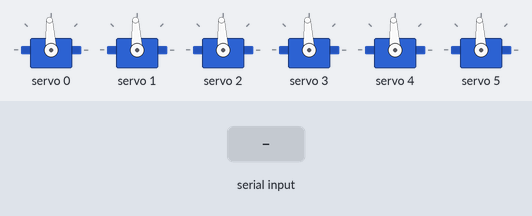
Simulated run of this sketch. Board: ESP32. Shown: 6 × servo. The inputs (shaded band) are chosen by the test bench. What the sketch prints to the serial monitor is not drawn.

Above: at 1.2 s.
1.3 s: "WAVE\n" received over Serial
2.8 s: "POINT\n" received over Serial
Timing chart, 0 to 5.8 s (numbered marks = the images above; inputs shaded):
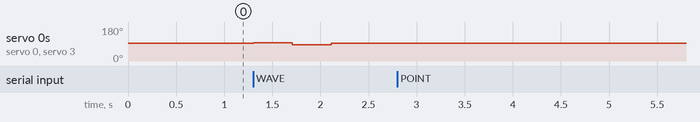

The sketch:

6_3_RobotQueSmoothFSM.ino
```cpp
/**********************************************************************
 * File       : lab6_demo_queue.ino
 * Title      : Quick-Demo – Queue Actions (2-to-6 DOF)
 * Author     : Rudy Martin / Next Shift Consulting
 **********************************************************************/

#include <Wire.h>
#include <Adafruit_PWMServoDriver.h>

/* ─────── CONFIG – edit only these two lines ────────────────────── */
#define DOF_MOTORS 6            /* 2 ≤ DOF_MOTORS ≤ 6                */
const uint8_t SERVO_CH[6] = { 0, 1, 2, 3, 4, 5 };  // PCA9685 channels

/* ─────── Safety check ──────────────────────────────────────────── */
#if DOF_MOTORS < 2 || DOF_MOTORS > 6
#error "DOF_MOTORS must be between 2 and 6"
#endif

/* ─────── Driver setup ──────────────────────────────────────────── */
constexpr uint8_t SDA_PIN = 8, SCL_PIN = 9;
Adafruit_PWMServoDriver pwm(0x40);
inline uint16_t us2t(uint16_t us){ return map(us,0,20000,0,4095); }
inline void writeUS(uint8_t ch, uint16_t us){ pwm.setPWM(ch,0,us2t(us)); }

/* ─────── Pose definition (array style) ─────────────────────────── */
struct Pose { uint16_t p[6]; uint16_t hold; };

Pose makePose(std::initializer_list<uint16_t> pulses, uint16_t ms){
  Pose po{{1500,1500,1500,1500,1500,1500}, ms};
  int i=0; for(uint16_t v: pulses) { if(i<6) po.p[i++] = v; }
  return po;
}

/* ─────── Action sequences (only first DOF_MOTORS entries used) ─── */
const Pose REST = makePose({1500,1500,1500,1500,1500,1500}, 400);

const Pose WAVE_SEQ[] = {
  makePose({1450,1500,1500,1450}, 400),
  makePose({1550,1500,1500,1550}, 400),
  makePose({1450,1500,1500,1450}, 400),
  REST
};
const Pose POINT_SEQ[] = {
  makePose({1500,1350,1650}, 600),
  REST
};

struct ActionDef { const Pose* seq; uint8_t len; };
enum ActID { WAVE, POINT, RESET };
const ActionDef ACTS[] = {
  { WAVE_SEQ , sizeof(WAVE_SEQ )/sizeof(Pose) },
  { POINT_SEQ, sizeof(POINT_SEQ)/sizeof(Pose) },
  { &REST    , 1 }
};

/* ─────── Simple circular queue ─────────────────────────────────── */
constexpr uint8_t QSZ=10; ActID q[QSZ]; uint8_t h=0,t=0;
inline bool qEmpty(){ return h==t; }
inline bool qFull(){ return uint8_t(t+1)%QSZ==h; }
bool enqueue(ActID id){ if(qFull())return false; q[t]=id;t=(t+1)%QSZ;return true; }
ActID dequeue(){ ActID id=q[h];h=(h+1)%QSZ;return id; }

/* ─────── FSM vars ──────────────────────────────────────────────── */
uint8_t poseIdx=0; unsigned long poseStart=0; bool running=false;
const ActionDef* cur=nullptr;

/* ─────── Helper: write a whole pose safely ─────────────────────── */
void loadPose(const Pose& po){
  for(uint8_t i=0;i<DOF_MOTORS;i++) writeUS(SERVO_CH[i], po.p[i]);
  poseStart = millis();
}

/* ─────── Arduino setup ─────────────────────────────────────────── */
void setup(){
  Serial.begin(115200);
  Wire.begin(SDA_PIN,SCL_PIN);
  pwm.begin(); pwm.setPWMFreq(50);
  loadPose(REST);
  Serial.println(F("Demo ready – type comma words (wave,point,reset)"));
}

/* ─────── Action starter ────────────────────────────────────────── */
void start(ActID id){
  cur=&ACTS[id]; poseIdx=0; running=true; loadPose(cur->seq[0]);
  Serial.printf(">> %s\n", id==WAVE?"WAVE":id==POINT?"POINT":"RESET");
}

/* ─────── Main loop ─────────────────────────────────────────────── */
void loop(){
  unsigned long now=millis();

/* 1️⃣ SENSE – parse comma list */
  if(Serial.available()){
    String ln=Serial.readStringUntil('\n'); ln.trim(); ln.toUpperCase();
    int st=0;
    while(true){
      int c=ln.indexOf(',',st); String tok=(c==-1)?ln.substring(st):ln.substring(st,c);
      if(tok=="WAVE") enqueue(WAVE);
      else if(tok=="POINT") enqueue(POINT);
      else if(tok=="RESET") enqueue(RESET);
      if(c==-1)break; st=c+1;
    }
    if(!running && !qEmpty()) start(dequeue());
  }

/* 2-3️⃣ PLAN & ACT – advance pose after hold time */
  if(running && now-poseStart>=cur->seq[poseIdx].hold){
    if(++poseIdx>=cur->len){          // finished action
      running=false;
      if(!qEmpty()) start(dequeue());
    }else loadPose(cur->seq[poseIdx]);
  }

/* 4️⃣ LOG every second */
  static unsigned long logPrev=0;
  if(now-logPrev>1000){ logPrev=now;
    Serial.print("Queue:"); Serial.println((t+QSZ-h)%QSZ);
  }
/* 5️⃣ REPEAT – loop restarts */
}
```

Measured:
- after the input at 1.3 s, servo 0, servo 3: 93° → 97° at once, → 87° 0.40 s later, → 93° 0.40 s later
